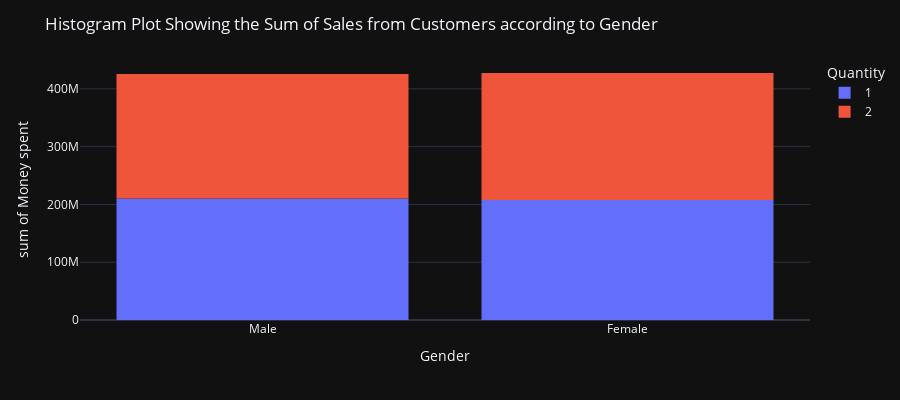

The notebook cell saved with this chart:
### Code cell
fig = px.histogram(df, x = "Gender", y = "Sales", color = "Quantity", labels = {'Sales': "Money spent"},
             height = 400, template='plotly_dark')
fig.update_layout(
    title_text='Histogram Plot Showing the Sum of Sales from Customers according to Gender')
fig.show()

### Figure 1 — Plotly figure (JSON) as saved in the notebook; plotly's stock layout.template omitted (floating-point values rounded to 4 significant figures; data arrays with more than 128 entries replaced by an {"elided": "..."} marker saying what was removed)
{"data": [{"bingroup": "x", "histfunc": "sum", "hovertemplate": "Quantity=1<br>Gender=%{x}<br>sum of Money spent=%{y}<extra></extra>", "legendgroup": "1", "marker": {"color": "#636efa", "pattern": {"shape": ""}}, "name": "1", "orientation": "v", "showlegend": true, "type": "histogram", "x": {"elided": "488 str values"}, "xaxis": "x", "y": {"elided": "488 float values"}, "yaxis": "y"}, {"bingroup": "x", "histfunc": "sum", "hovertemplate": "Quantity=2<br>Gender=%{x}<br>sum of Money spent=%{y}<extra></extra>", "legendgroup": "2", "marker": {"color": "#EF553B", "pattern": {"shape": ""}}, "name": "2", "orientation": "v", "showlegend": true, "type": "histogram", "x": {"elided": "512 str values"}, "xaxis": "x", "y": {"elided": "512 float values"}, "yaxis": "y"}], "layout": {"barmode": "relative", "height": 400, "legend": {"title": {"text": "Quantity"}, "tracegroupgap": 0}, "margin": {"t": 60}, "title": {"text": "Histogram Plot Showing the Sum of Sales from Customers according to Gender"}, "xaxis": {"anchor": "y", "domain": [0, 1], "title": {"text": "Gender"}}, "yaxis": {"anchor": "x", "domain": [0, 1], "title": {"text": "sum of Money spent"}}}}
